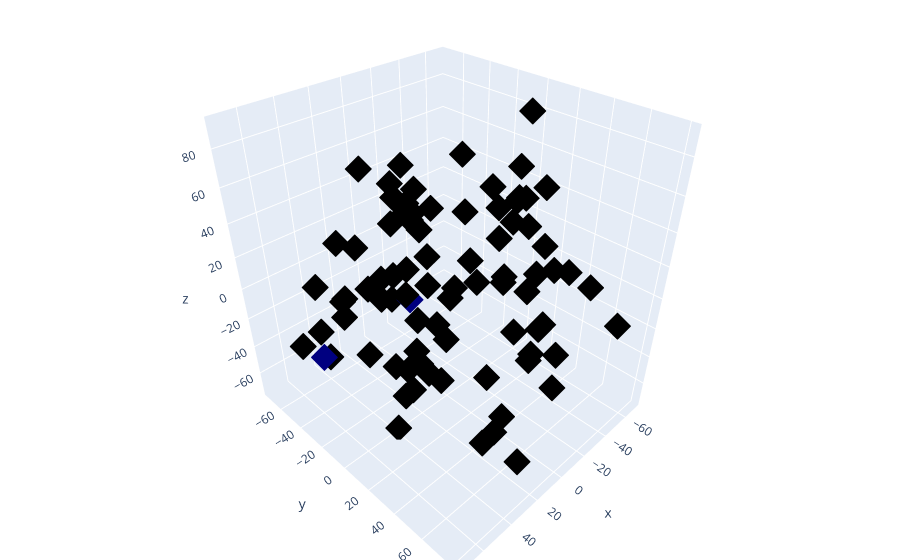

Notebook source saved alongside this figure:
### Markdown cell above
## HDBSCAN

### Code cell
from sklearn.metrics import pairwise_distances
forward_expansion = len(dfActual) // len(dfStandard)

driversClusters = {}
for driver, driverDistance in driversDistances.items():
    if driver != 'A':
        continue
    print('performing DBSCAN for driver ', driver)

    actualDistance = np.array(driverDistance)
    print(len(actualDistance))
    best_min = 0
    best_max = 0
    best_n_cluster=np.inf
    for min_cluster in range(2, forward_expansion, 2):
        for max_cluster in range(forward_expansion, forward_expansion*2, 2):
            hdb = HDBSCAN(min_cluster_size=min_cluster, max_cluster_size=max_cluster, metric="precomputed", store_centers=None,allow_single_cluster=False ).fit(actualDistance.copy())
            noise_count = sum([1 for noise in hdb.labels_ if noise < 0])
            if noise_count < best_n_cluster:
                best_n_cluster = noise_count
                best_min = min_cluster
                best_max = max_cluster

    print(f'best min {best_min} best max {best_max}')
    hdb = HDBSCAN(min_cluster_size=best_min, max_cluster_size=len(actualDistance)//20, metric="precomputed", store_centers=None,allow_single_cluster=False ).fit(actualDistance.copy())
    print(f"num clusters found for driver {driver}: {len(set(hdb.labels_))}")
    print('labels: ', hdb.labels_)
    labels = hdb.labels_

    ##Plotting
    #perplexity = 50 if len(driversDistances[driver]) > 50 else len(driversDistances[driver]) - 1
    driversTSNE = TSNE(n_components=3, perplexity=5, n_iter=1000, verbose=1).fit_transform(driversDistances[driver])

    colors = plt.cm.jet(np.linspace(0, 1, len(set(labels))))
    color_map = dict(zip(set(labels), colors))
    marker_colors = [color_map[label] if label > -1 else np.array([0,0,0,1]) for label in labels]
    traceStandard = go.Scatter3d(
    x=driversTSNE[:,0],
    y=driversTSNE[:,1],
    z=driversTSNE[:,2],
    mode='markers',
    marker=dict(
        size=7,
        color=marker_colors,                # set color to an array/list of desired values
        opacity=1,
        symbol='diamond'
    )
    )

    # Plot
    data = [traceStandard]

    layout = go.Layout(
        margin=dict(
            l=0,
            r=0,
            b=0,
            t=0
        )
    )

    fig = go.Figure(data=data, layout=layout)
    fig.show()

    ## Selecting the cluster that has the higher intra-cluster similarity
    # Compute pairwise similarity/distance matrix within clusters
    pairwise_similarities = []
    for label in np.unique(labels):
        cluster_points = actualDistance[labels == label]
        pairwise_similarity = 1 - pairwise_distances(cluster_points, metric='cosine')
        pairwise_similarities.append(pairwise_similarity)

    # Compute the average similarity within each cluster
    avg_similarities = [np.mean(similarity) for similarity in pairwise_similarities]

    # Select the cluster with the highest average similarity
    selected_cluster = np.argmax(avg_similarities)

    # Access the data points in the selected cluster
    selected_cluster_points = actualDistance[labels == selected_cluster]

    driversClusters[driver] = selected_cluster_points
    break

### Figure 1 — Plotly figure (JSON) as saved in the notebook; plotly's stock layout.template omitted (floating-point values rounded to 4 significant figures; data arrays with more than 128 entries replaced by an {"elided": "..."} marker saying what was removed)
{"data": [{"marker": {"color": {"elided": "83x4 float values"}, "opacity": 1, "size": 7, "symbol": "diamond"}, "mode": "markers", "type": "scatter3d", "x": [61.69, 51.75, -57.76, -43.46, -69.23, -63.73, -55.91, 71.82, -50.13, -43.88, -50.91, 59.42, 66.44, -36.84, -35.12, -46.8, -28.08, 27.27, 23.79, -36.99, 54.3, 44.48, 45.75, 38.75, -15.23, -24.03, -7.009, -17.29, -19.71, -6.163, -23.47, -2.189, -13.68, -5.929, -14.24, -3.592, 2.883, -9.115, 11.61, -30.0, -49.54, -33.99, -5.883, -46.14, -40.03, 4.687, 17.44, 30.61, 40.3, 9.992, 10.19, 40.84, 37.87, 18.12, 25.52, 35.1, 29.69, 50.21, 18.68, -14.5, -6.96, -18.64, -11.28, -26.02, -21.6, -15.85, 41.12, 20.56, 20.74, 34.27, -25.85, 50.33, 26.56, 43.7, 54.68, 12.81, 0.5575, 13.14, 5.016, 21.02, -6.694, -2.24, 5.617], "y": [-6.179, -6.344, 9.269, 78.23, 6.655, -14.28, -7.233, -11.33, -24.13, 14.44, -30.75, -9.422, 1.255, -61.31, -72.17, -61.27, -59.0, 32.71, 26.5, -65.47, 36.19, 26.42, 40.31, 38.89, -61.16, -61.24, 39.2, 30.04, 29.15, 24.13, 41.6, -43.07, 50.68, -31.82, 64.99, 64.01, -26.7, 80.15, -29.35, 9.261, 10.03, 4.705, 7.036, 4.908, 20.29, -9.635, -11.55, -27.14, 2.663, -3.811, 5.773, 11.19, 10.4, -2.231, 12.55, -2.792, 4.214, 73.78, -47.54, 46.36, 53.01, 50.36, 37.78, 42.56, 58.18, 62.1, -55.69, 59.01, 54.72, 58.97, -14.42, -47.58, 75.17, -58.08, -61.46, -39.68, -43.2, -38.56, -27.53, -64.28, -37.65, -49.11, -61.57], "z": [53.79, 46.89, -26.13, -4.524, -20.41, -34.29, -22.62, 32.68, -32.32, 90.53, -19.73, 18.93, 19.59, -4.656, 5.074, 6.559, 6.871, 32.1, 21.29, 21.79, 13.37, 19.57, 25.79, 12.38, 34.92, 43.3, 67.44, 58.34, 74.84, 67.6, 67.2, 38.05, 43.93, 31.35, 36.02, 41.91, 42.73, 37.87, 33.13, 22.97, 39.76, 37.98, 47.77, 24.43, 30.71, 18.82, 15.97, 71.43, -72.48, 6.06, -54.73, -41.21, -25.46, -42.16, -34.56, -33.52, -49.44, 20.0, -63.54, -29.54, -16.17, -5.347, -13.19, -17.22, -22.89, -39.46, -56.17, -35.97, -50.36, -44.07, 64.69, -45.7, -50.66, -37.19, -43.37, -20.36, -11.66, -5.604, -14.89, -28.63, -29.9, -33.25, -28.08]}], "layout": {"margin": {"b": 0, "l": 0, "r": 0, "t": 0}}}
